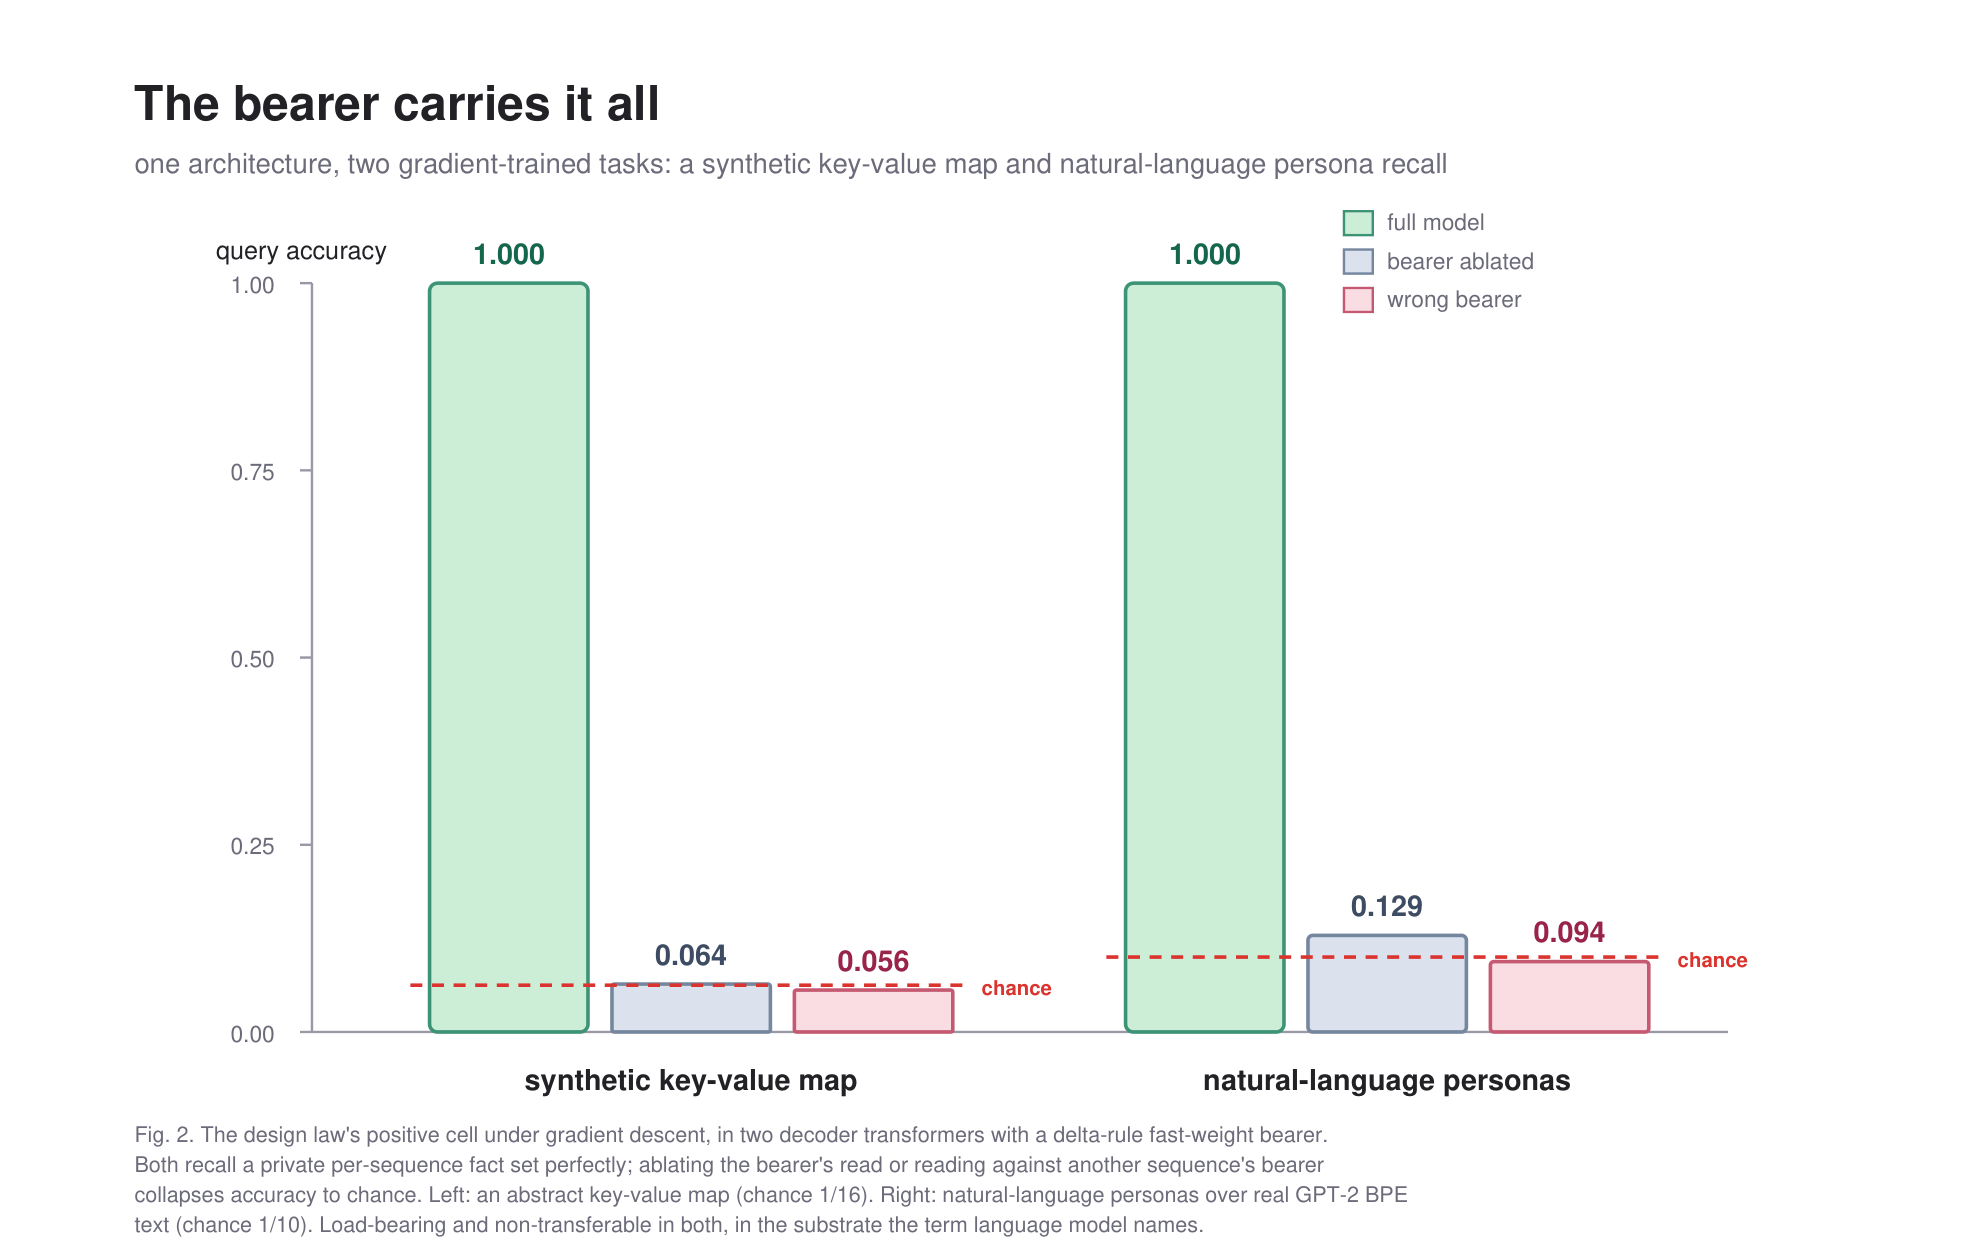

Here is the Python script that generated this plot:
"""Figure for the demo-LM result: full vs ablate-bearer vs wrong-bearer accuracy,
across two gradient-trained tasks (synthetic key-value map and natural-language
persona recall), rendered as a vector grouped bar chart -> high-res PNG."""
import fitz
from pathlib import Path

W, H = 820, 520
doc = fitz.open()
page = doc.new_page(width=W, height=H)

GREEN_F, GREEN_B, GREEN_T = (0.80, 0.93, 0.84), (0.24, 0.58, 0.46), (0.08, 0.40, 0.30)
SLATE_F, SLATE_B, SLATE_T = (0.86, 0.89, 0.93), (0.46, 0.53, 0.62), (0.24, 0.30, 0.39)
ROSE_F, ROSE_B, ROSE_T = (0.98, 0.87, 0.89), (0.78, 0.35, 0.45), (0.60, 0.14, 0.29)
RED = (0.86, 0.20, 0.18)
INK = (0.13, 0.13, 0.15)
MUT = (0.42, 0.42, 0.48)

# title
page.insert_text((56, 50), "The bearer carries it all", fontname="hebo", fontsize=20, color=INK)
page.insert_text((56, 72), "one architecture, two gradient-trained tasks: a synthetic key-value map and natural-language persona recall",
                 fontname="helv", fontsize=11.5, color=MUT)

x0, y_base, y_top = 130, 430, 118
def yv(v):
    return y_base - v * (y_base - y_top)

# axes + y ticks
page.draw_line(fitz.Point(x0, y_top), fitz.Point(x0, y_base), color=(0.6, 0.6, 0.65), width=1)
page.draw_line(fitz.Point(x0, y_base), fitz.Point(720, y_base), color=(0.6, 0.6, 0.65), width=1)
for tv in (0.0, 0.25, 0.5, 0.75, 1.0):
    y = yv(tv)
    page.draw_line(fitz.Point(x0 - 5, y), fitz.Point(x0, y), color=(0.6, 0.6, 0.65), width=1)
    page.insert_text((x0 - 34, y + 4), f"{tv:.2f}", fontname="helv", fontsize=9.5, color=MUT)
page.insert_text((x0 - 40, y_top - 10), "query accuracy", fontname="helv", fontsize=10.5, color=INK)

# two groups: (label, [(name, value, fills), ...], chance, [bar centers], group-label center)
groups = [
    ("synthetic key-value map", 0.0625,
     [("Full model", 1.000, GREEN_F, GREEN_B, GREEN_T),
      ("Bearer ablated", 0.064, SLATE_F, SLATE_B, SLATE_T),
      ("Wrong bearer", 0.056, ROSE_F, ROSE_B, ROSE_T)],
     [212, 288, 364], 288),
    ("natural-language personas", 0.100,
     [("Full model", 1.000, GREEN_F, GREEN_B, GREEN_T),
      ("Bearer ablated", 0.129, SLATE_F, SLATE_B, SLATE_T),
      ("Wrong bearer", 0.094, ROSE_F, ROSE_B, ROSE_T)],
     [502, 578, 654], 578),
]
bw = 66
for glabel, chance, bars, centers, gcx in groups:
    for (label, v, f, b, t), cx in zip(bars, centers):
        top = yv(v)
        r = fitz.Rect(cx - bw / 2, top, cx + bw / 2, y_base)
        page.draw_rect(r, color=b, fill=f, width=1.5, radius=0.05)
        val = f"{v:.3f}"
        tw = fitz.get_text_length(val, fontname="hebo", fontsize=12)
        page.insert_text((cx - tw / 2, top - 8), val, fontname="hebo", fontsize=12, color=t)
    # per-group chance line
    yc = yv(chance)
    lft, rgt = centers[0] - bw / 2 - 8, centers[-1] + bw / 2 + 8
    page.draw_line(fitz.Point(lft, yc), fitz.Point(rgt, yc), color=RED, width=1.5, dashes="[5 4] 0")
    page.insert_text((rgt + 4, yc + 4), "chance", fontname="hebo", fontsize=8.5, color=RED)
    # group label
    lw = fitz.get_text_length(glabel, fontname="hebo", fontsize=12)
    page.insert_text((gcx - lw / 2, y_base + 24), glabel, fontname="hebo", fontsize=12, color=INK)

# legend (top-right)
lx, ly = 560, 96
for i, (name, f, b) in enumerate([("full model", GREEN_F, GREEN_B),
                                  ("bearer ablated", SLATE_F, SLATE_B),
                                  ("wrong bearer", ROSE_F, ROSE_B)]):
    yy = ly + i * 16
    page.draw_rect(fitz.Rect(lx, yy - 8, lx + 12, yy + 2), color=b, fill=f, width=1)
    page.insert_text((lx + 18, yy), name, fontname="helv", fontsize=9.5, color=MUT)

# caption
cap1 = "Fig. 2. The design law's positive cell under gradient descent, in two decoder transformers with a delta-rule fast-weight bearer."
cap2 = "Both recall a private per-sequence fact set perfectly; ablating the bearer's read or reading against another sequence's bearer"
cap3 = "collapses accuracy to chance. Left: an abstract key-value map (chance 1/16). Right: natural-language personas over real GPT-2 BPE"
cap4 = "text (chance 1/10). Load-bearing and non-transferable in both, in the substrate the term language model names."
for i, c in enumerate((cap1, cap2, cap3, cap4)):
    page.insert_text((56, 476 + i * 12.5), c, fontname="helv", fontsize=9, color=MUT)

out = Path(__file__).parent / "fig_demo_lm.png"
pix = page.get_pixmap(matrix=fitz.Matrix(2.4, 2.4), alpha=False)
pix.save(str(out))
print(f"{out.name}: {pix.width}x{pix.height}")
